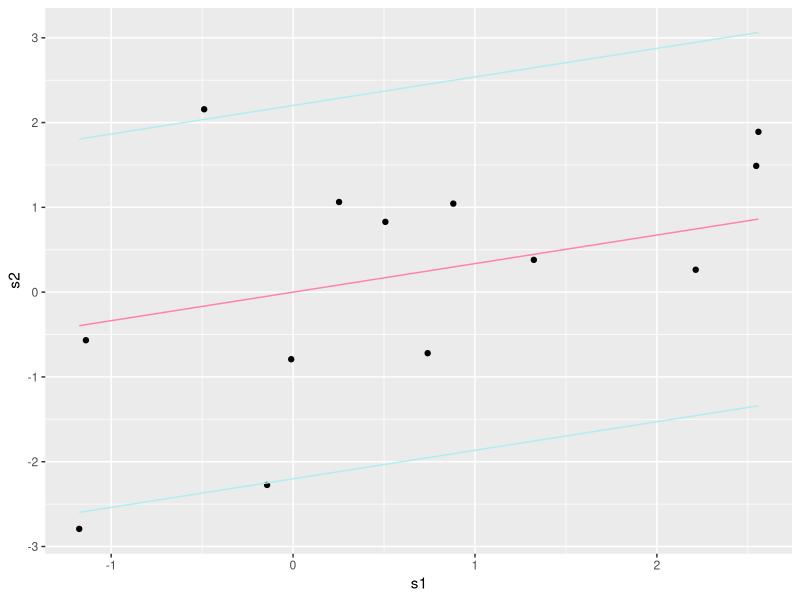

Recreate this plot in R.
#libraries
library(tidyverse)
library(MASS)
library(ggplot2)
library(dplyr)
library(plyr)
library(reshape2)


#simulating data 
var_g<-.01
var_c1<-0.001
var_c2<-0
sigma<-sqrt(var_g)
sigma_c1<-sqrt(var_c1) #first study
sigma_c2<-sqrt(var_c2) #second study 
M<-13#number of snps
#pValue<-0.05/M
#pValue<-(1*10^(-4))
ZScore<- qnorm(0.05/M,lower.tail =FALSE)
#ZScore<-5.2
sampleSizeS1<-100
sampleSizeS2<-50

#generating lambda
lambda <- rnorm(n=M, mean=0, sd=sigma)
#generating C1
delta1 <- rnorm(n=M, mean=0, sd=sigma_c1)
#simulating C2
delta2 <- rnorm(n=M, mean=0, sd=sigma_c2)

#generating two test statistics with different confounders
data1<-matrix(nrow=M, ncol=5)

for(i in 1:M){
  data1[i,1]<-lambda[i]
  data1[i,2]<-delta1[i]
  data1[i,3]<-delta2[i]
  data1[i,4]<-rnorm(n=1, mean=(lambda[i]+delta1[i])*sqrt(sampleSizeS1), sd=1) #s1
  data1[i,5]<-rnorm(n=1, mean=(lambda[i]+delta2[i])*sqrt(sampleSizeS2), sd=1) #s2
}

data1=as.data.frame(data1)
colnames(data1)=c("lambda", "delta1", "delta2", "s1", "s2")
#results.data<-filter(data1, s1>ZScore)



calculate_upperCI<-function(s1,sampleS1, sampleS2, c1, c2){
  sd_S1<-sqrt(sampleS1*sigma^2+1+c1*sampleS1)
  sd_S2<-sqrt(sampleS2*sigma^2+1+c2*sampleS2)
  mean<-(sqrt(sampleS1)*sqrt(sampleS2)*sigma^2*s1)/(sd_S1^2)
  var2<-sd_S2^2-((sampleS1*sampleS2*sigma^4)/(sd_S1^2))
  error <- qnorm(0.975)*sqrt(var2)
  mean+error
}

calculate_lowerCI<-function(s1,sampleS1, sampleS2, c1, c2){
  sd_S1<-sqrt(sampleS1*sigma^2+1+c1*sampleS1)
  sd_S2<-sqrt(sampleS2*sigma^2+1+c2*sampleS2)
  mean<-(sqrt(sampleS1)*sqrt(sampleS2)*sigma^2*s1)/(sd_S1^2)
  var2<-sd_S2^2-((sampleS1*sampleS2*sigma^4)/(sd_S1^2))
  error <- qnorm(0.975)*sqrt(var2)
  return(mean-error)
}

calculate_mean<-function(s1,sampleS1,sampleS2, c1, c2){
  sd_S1<-sqrt(sampleS1*sigma^2+1+c1*sampleS1)
  sd_S2<-sqrt(sampleS2*sigma^2+1+c2*sampleS2)
  mean<-(sqrt(sampleS1)*sqrt(sampleS2)*sigma^2*s1)/(sd_S1^2)
}


pred_obs<-ggplot(data = data1, mapping = aes(x = s1, y = s2)) +
  geom_point()+
  stat_function(fun=calculate_lowerCI,args=list(sampleS1<-sampleSizeS1, sampleS2<-sampleSizeS2, c1=var_c1, c2=var_c2), color="paleturquoise2")+
  stat_function(fun=calculate_upperCI,args=list(sampleS1<-sampleSizeS1, sampleS2<-sampleSizeS2, c1=var_c1, c2=var_c2), color="paleturquoise2")+
  stat_function(fun=calculate_mean, args=list(sampleS1<-sampleSizeS1, sampleS2<-sampleSizeS2, c1=var_c1, c2=var_c2), color="palevioletred1")
pred_obs



#probability of s2 replicating given s1
# calculate_pcondtional<-function(s1,sampleS1, sampleS2){
#   sd_S1<-sqrt(sampleS1*sigma^2+1)
#   sd_S2<-sqrt(sampleS2*sigma^2+1)
#   mean<-(sqrt(sampleS1)*sqrt(sampleS2)*sigma^2*s1)/(sd_S1^2)
#   var2<-1+((sampleS2*sigma^2)/(sd_S1)^2)
#   p <- s1
#   for (i in 1:NROW(s1)){
#     if (s1[i]>0){
#       #p[i]<-(1-mean(pnorm(z_score, mean[i], sqrt(var2))))
#       p[i]<-(1-pnorm(z_score, mean[i], sqrt(var2)))
#       
#     }
#     else{
#       # p[i]<-mean(pnorm(-z_score, mean[i], sqrt(var2)))
#       p[i]<-pnorm(-z_score, mean[i], sqrt(var2))
#     }
#   }
#   return(p)
# }
